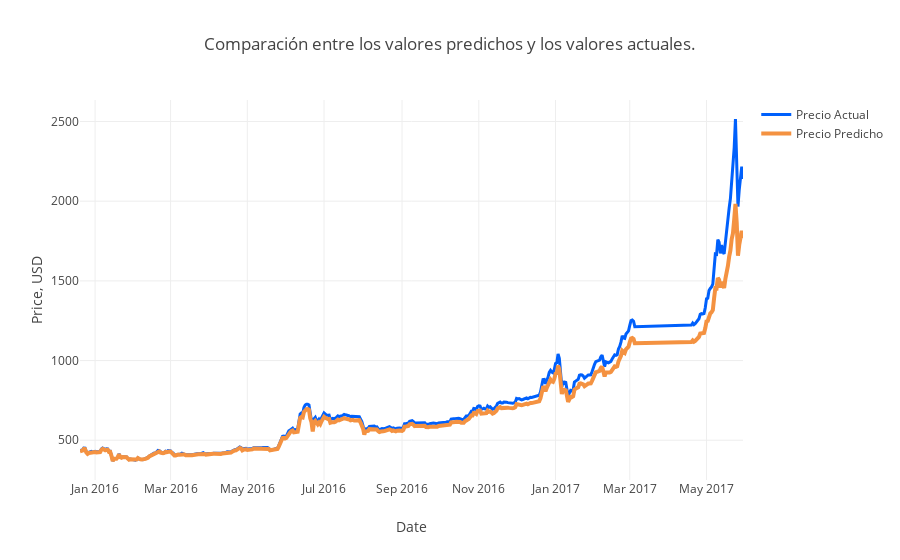

Notebook code cell kept with this figure:
### Code cell
# Chart Predictions
Test_Dates = Daily_Price[ntrain:].index

trace1 = go.Scatter(x=Test_Dates, y=Y_test2_inverse, name= 'Precio Actual',
                   line = dict(color = ('rgb(0, 96, 252)'),width = 3))
trace2 = go.Scatter(x=Test_Dates, y=prediction2_inverse, name= 'Precio Predicho',
                   line = dict(color = ('rgb(244, 146, 65)'),width = 4))
data = [trace1, trace2]
layout = dict(title = 'Comparación entre los valores predichos y los valores actuales.',
             xaxis = dict(title = 'Date'), yaxis = dict(title = 'Price, USD'))
fig = dict(data=data, layout=layout)
py.iplot(fig, filename='results_demonstrating1')

### Figure 1 — Plotly figure (JSON) as saved in the notebook; plotly's stock layout.template omitted (floating-point values rounded to 4 significant figures; data arrays with more than 128 entries replaced by an {"elided": "..."} marker saying what was removed)
{"data": [{"line": {"color": "rgb(0, 96, 252)", "width": 3}, "name": "Precio Actual", "type": "scatter", "x": {"elided": "480 str values"}, "y": {"elided": "479 float values"}}, {"line": {"color": "rgb(244, 146, 65)", "width": 4}, "name": "Precio Predicho", "type": "scatter", "x": {"elided": "480 str values"}, "y": {"elided": "479 float values"}}], "layout": {"title": "Comparación entre los valores predichos y los valores actuales.", "xaxis": {"title": "Date"}, "yaxis": {"title": "Price, USD"}}}
